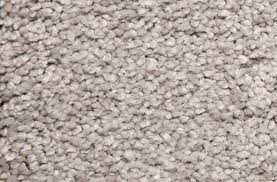
#> input picture data/backgrounds/carpet.jpeg, 277 x 182 px, given in place of 0001.png, which was not available
$ python generate_dataset.py
#> lines starting #> are read from the running program, lines starting #| are printed output that depends on the picture; pictures that were not available may be replaced by others from this repository, and a replacement may not be noted
#> further down, img is the input picture: shape (182, 277, 3); mean B, G, R 163.1, 168.6, 180.7
### augment_data.py
import numpy as np
import pandas as pd
import cv2
import os

# TODO Augmentations
# Motion blur
# Lens effects
# Research camera effects
# Change color
# Add shadow

def flip_horizontal(image):
    return np.flip(image, axis=1)

def add_noise(image, mean, sigma):
#> called with mean = 0, sigma = 30
    gauss = np.abs(np.random.normal(mean,sigma,image.shape))
    noisy = np.uint8(image + gauss)
    return noisy

def gaussian_blur(image, kernel_size = (5,5), sigma=0):
#> called with kernel_size = (5, 5), sigma = 0
    blur = cv2.GaussianBlur(image,kernel_size,sigma)
    return blur

def blur(image, kernel_size = (5,5)):
    return cv2.blur(image, kernel_size)

def change_brigthness(image, factor):
#> called with factor = 1.2
    image = image*factor
    image[image > 255] = 255
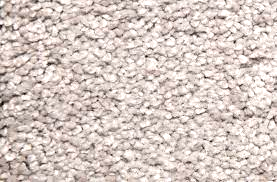
#> image: shape (182, 277, 3) float64; mean of channels 0, 1, 2 195.4, 201.9, 215; drawn as B, G, R
    return np.uint8(image*factor)

# [17 lines left out: function motion_blur, not called in this run]

# Change colour of whole picture. USing HSV to only change the colour
# Don't know how good it is, gets rather blurry around the edges
# For some reason it can't change back??
def change_colour(img, colour_add):
    #img = cv2.cvtColor(img, cv2.COLOR_BGR2HSV_FULL)
    #print(img[100])
#> called with colour_add = 150
    img_hsv = img.copy()
    for row in range(img_hsv.shape[0]):
        for col in range(img_hsv.shape[1]):
            if (img_hsv[row][col].any() > 0):
                img_hsv[row][col] = (img_hsv[row][col] + colour_add)
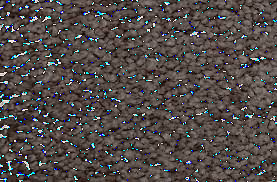
#> img_hsv: shape (182, 277, 3); mean B, G, R 72.3, 74.6, 81.6

    #print(img_hsv[100])
    #cv2.cvtColor(img_hsv, cv2.COLOR_HSV2BGR_FULL, dst=img_hsv)
    return img_hsv

IMGDIR = "data_generation/kaggle/3003"
img = cv2.imread(os.path.join(IMGDIR,"0001" + ".png"))
img_flipped = flip_horizontal(img)
img_noise = add_noise(img, 0, 30)
img_blur = gaussian_blur(img)
img_brighter = change_brigthness(img, 1.2)
img_colour = change_colour(img, 150)
img_combo = change_brigthness(add_noise(change_colour(img, 150), 0, 30),0.8)
#> call 2 of add_noise, with mean = 0, sigma = 30
#> in add_noise (call 2), `noisy = np.uint8(image + gauss)`:
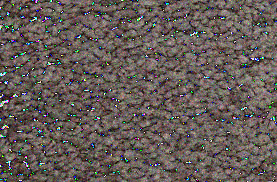
#> noisy: shape (182, 277, 3); mean B, G, R 87.4, 91.5, 101.2
#> call 2 of change_brigthness, with factor = 0.8
#> in change_brigthness (call 2), `return np.uint8(image*factor)`:
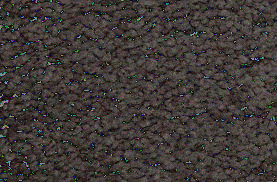
#> returned value: shape (182, 277, 3); mean of channels 0, 1, 2 55.4, 58.1, 64.3; drawn as B, G, R
img_combo = cv2.undistort(img_combo, np.array([[2, 0, 0], [0, 1, 0], [3, 2, 1]]), None)
cv2.imshow("test",img_combo)
cv2.waitKey(0)

#closing all open windows
cv2.destroyAllWindows()

### generate_synthetic.py
import cv2
import numpy as np
import pandas as pd
import os
import random

DATADIR = "data_generation"
BACKGROUNDIR = "backgrounds"


def num_to_namestring(num):
    if num < 10:
        return "000{}".format(num)

    if num < 100:
        return "00{}".format(num)

    if num < 1000:
        return "0{}".format(num)

    if num < 10000:
        return "{}".format(num)
'''
background = cv2.imread(os.path.join(DATADIR,BACKGROUNDIR,"grass.jpeg"))
background = cv2.resize(background, (600, 400), interpolation=cv2.INTER_AREA)
back_width = background.shape[1]
back_height = background.shape[0]
composition = {"3003":15,"3004":20,"3022":0,"3023":10} # currently 0 for 3022 cuz filenames bad
max_index = 400

bboxes = pd.read_csv("data/test/kaggle_bbox.csv")
# All bounding boxes for one image, in the form (label, x_low, y_low, x_high, y_high)

# Function for generation one image
def generate_image(background, composition, colour="grey"):

    # Percentage overlap in x- resp y- directions
    max_overlap = 0
    boxes = []
    for label in composition:
        for i in range(1,composition[label] + 1):
            lego_scale_factor = random.uniform(0.2, 0.5)
            rnd_index = random.randint(1, max_index)
            filename = num_to_namestring(rnd_index) + ".png"
            path = os.path.join(DATADIR,"kaggle",label,filename)
            bbox = bboxes.loc[(bboxes['filename'] == filename) & (bboxes['label'] == int(label))]
            img = cv2.imread(path)

            # Scale image
            width = int(img.shape[1] *lego_scale_factor)
            height = int(img.shape[0] *lego_scale_factor)
            dim = (width, height)

            # Augment lego piece
            img = cv2.resize(img, dim, interpolation=cv2.INTER_AREA)

            # Select colour from input. Either noo change, random colour or choose a colour
            if (colour == "random"):
                img = augment_data.change_colour(img, np.random.randint(0, 255, size=3))
            elif (colour == "grey"):
                print("grey")
            else:
                img = augment_data.change_colour(img, colour)

bboxes = pd.read_csv("data_generation/test/kaggle_bbox.csv")

            #img = augment_data.add_noise(img, 0, 30)
            # Scale bounding boxes
            x_low = int(bbox["x_low"]*lego_scale_factor)
            y_low = int(bbox["y_low"]*lego_scale_factor)
            x_high = int(bbox["x_high"]*lego_scale_factor)
            y_high = int(bbox["y_high"]*lego_scale_factor)

            #boxes.append([label, x_low, y_low, x_high, y_high])
            # Make sure the whole box is within background (could change later if we want half pieces)
            # Note: offset for bounding box
            offset_x = np.random.randint(0, back_width - x_high)
            offset_y = np.random.randint(0, back_height - y_high)

            # Check that the offset is within boundaries
            overlap = False
            while(overlap):
                overlap = False
                for box in boxes:
                    box_offset_x = (box[3] + box[1])/2
                    box_offset_y = (box[4] + box[2])/2
                    box_size_x = box[3] - box[1]
                    box_size_y = box[4] - box[2]
                    size_x = x_high - x_low
                    size_y = y_high - y_low
                    if (((size_x + box_size_x)/2 - np.abs(box_offset_x - offset_x)) > max_overlap*min(size_x/2, box_size_x/2)):
                        overlap = True
                    elif (((size_y + box_size_y)/2 - np.abs(box_offset_y - offset_y)) > max_overlap*min(size_y/2, box_size_y/2)):
                        overlap = True
                if overlap == True:
                    offset_x = np.random.randint(0, back_width - x_high)
                    offset_y = np.random.randint(0, back_height - y_high)

            for col in range(offset_x, offset_x + x_high - x_low):
                for row in range(offset_y, offset_y + y_high - y_low):
                    # Remap to coordinates for a lego piece
                    img_col = col - offset_x + x_low
                    img_row = row - offset_y + y_low
                    if (img[img_row][img_col].any() > 0):
                        background[row][col] = img[img_row][img_col]

            # Set the bounding box correctly in the background
            x_high = x_high + offset_x - x_low
            y_high = y_high + offset_y - y_low
            x_low = offset_x
            y_low = offset_y
            boxes.append([label, x_low, y_low, x_high, y_high])

    # Do things with the finished image to make it look less syntetic
    noise_mean = random.randint(-5, 5)
    noise_std = random.randint(0, 20)
    blur_kernel = random.randint(3, 10)
    background = augment_data.add_noise(background, noise_mean, noise_std)
    background = augment_data.blur(background, (blur_kernel, blur_kernel))

    return background, boxes


background, boxes = generate_image(background, composition, colour="random")
cv2.imshow("back", background)
cv2.waitKey(0)
cv2.destroyAllWindows()

show_img = background.copy()

for box in boxes:
    #print(box)
    show_img = cv2.rectangle(show_img, (int(box[1]), int(box[2])), (int(box[3]), int(box[4])), (255, 0, 0), 2)

cv2.imshow("With boxes", show_img)
cv2.waitKey(0)
cv2.destroyAllWindows()
'''

### generate_dataset.py
import cv2
import numpy as np
import pandas as pd
import os
import random
from generate_synthetic import BACKGROUNDIR, num_to_namestring
import csv
import augment_data
from generate_bbox_csv import get_bbox
## Program for generating dataset

# Directions for getting data
DATADIR_KAGGLE = "data/kaggle"
DIRS_KAGGLE = ["3003","3004","3022","3023"]
DATADIR_RAW = "data/raw_bricks"
DIRS_RAW = ["2540", "3001", "3003", "3004", "3020", "3021", "3022", "3023", "3039", "3660"]
BACKDIR = "data/backgrounds"
WRITEDIR = "data/syntetic_dataset/images"
LABELCSV = "data/syntetic_dataset/labels/labels.csv"
FORMAT = ".jpeg"

# Size of images in the dataset
WIDTH = 600
HIGTH = 400

# Specifications for the dataset
MIN_PER_IMAGE = 0
MAX_PER_IMAGE = 50

# Ratio between kaggle and real
KAGGLE_RATIO = 10

# Path to bouding boxes
bboxes = pd.read_csv("data/test/kaggle_bbox.csv")
#> (reads data/test/kaggle_bbox.csv from the repository)


def write_to_file(image, filename):
    cv2.imwrite(os.path.join(WRITEDIR,filename), image)


# Function for generation one image
def generate_image_from_list(background_name, images, colour="grey", kaggle_ratio=KAGGLE_RATIO, bbx_gen="preprocess", noise_mean=0, noise_std=0, motion_blur_factor=0, motion_blur_dir="horizontal"):
#> called with background_name = 'rug.jpeg', colour = 'grey', kaggle_ratio = 10, bbx_gen = 'preprocess', noise_mean = 0, noise_std = 0, motion_blur_factor = 0, motion_blur_dir = 'horizontal'
    background = cv2.imread(os.path.join(BACKDIR,background_name))
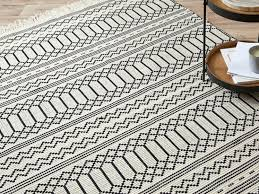
#> input picture data/backgrounds/rug.jpeg, 259 x 194 px
#> background is the input picture: shape (194, 259, 3); mean B, G, R 164.9, 172.3, 174.2
    background = cv2.resize(background, (WIDTH, HIGTH), interpolation=cv2.INTER_AREA)
#> background: shape (400, 600, 3)
    back_width = WIDTH
    back_height = HIGTH
    max_index = 400

    # Percentage overlap in x- resp y- directions
    max_overlap = 0
    boxes = []
    for image in images:
            # Find random image of the specific piece
            take_kaggle = random.randint(0, kaggle_ratio)

            if(take_kaggle == 0):
                # Pick raw image
                colour = "grey"
                filename = random.choice(os.listdir(os.path.join(DATADIR_RAW,image)))
                # Unnice solution, will solve this better later
                while (filename == 'uncut'):
                    filename = random.choice(os.listdir(os.path.join(DATADIR_RAW,image)))

                path = os.path.join(DATADIR_RAW,image,filename)
            else:
                rnd_index = random.randint(1, max_index)
                filename = num_to_namestring(rnd_index) + ".png"
                path = os.path.join(DATADIR_KAGGLE,image,filename)

            img = cv2.imread(path)
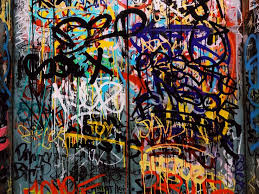
#> input picture data/backgrounds/grafitti.jpeg, 259 x 194 px, given in place of 0047.png, which was not available
#> img is the input picture: shape (194, 259, 3); mean B, G, R 70.5, 76.6, 91.4

            # Scale image. Want random between maybe 1/20 and 1/5 of image size?
            lego_height = random.randint(int(HIGTH/15), int(HIGTH/5))
            lego_scale_factor = lego_height/img.shape[0]
#> lego_scale_factor = 0.16
            lego_width = int(lego_scale_factor*img.shape[1])
#> lego_width = 41

            dim = (lego_width, lego_height)
#> dim = (41, 31)

            # Augment lego piece
            img = cv2.resize(img, dim, interpolation=cv2.INTER_AREA)
#> img: shape (31, 41, 3)

            # Use preporcessed bounding boxes. Should be fastest, but we can not get arbitrary rotation
            if (bbx_gen=="preprocess"):
                bbox = bboxes.loc[(bboxes['filename'] == filename) & (bboxes['label'] == int(image))]
                # Scale bounding boxes
                x_low = int(bbox["x_low"]*lego_scale_factor)
#> x_low = 10
                y_low = int(bbox["y_low"]*lego_scale_factor)
#> y_low = 8
                x_high = int(bbox["x_high"]*lego_scale_factor)
#> x_high = 21
                y_high = int(bbox["y_high"]*lego_scale_factor)
#> y_high = 25

            elif (bbx_gen=="rotate_image"):
                # Add choice for rotation
                degree = random.randint(0, 360)
                img = augment_data.rotate(img, degree)
                # Call bbox generation for getting the new bounding box for this rotation
                x_low, y_low, x_high, y_high = generate_bbox_csv.get_bbox(img)

            # Select colour from input. Either noo change, random colour or choose a colour
            if (colour == "random"):
                img = augment_data.change_colour(img, np.random.randint(0, 255, size=3))
            elif (colour == "grey"):
                print("grey")
            else:
                img = augment_data.change_colour(img, colour)


            # Make sure the whole box is within background (could change later if we want half pieces)
            # Note: offset for bounding box
            offset_x = np.random.randint(0, back_width - x_high)
#> offset_x = 294
            offset_y = np.random.randint(0, back_height - y_high)
#> offset_y = 146

            # Check that the offset is within boundaries
            overlap = False
            while(overlap):
                overlap = False
                for box in boxes:
                    box_offset_x = (box[3] + box[1])/2
                    box_offset_y = (box[4] + box[2])/2
                    box_size_x = box[3] - box[1]
                    box_size_y = box[4] - box[2]
                    size_x = x_high - x_low
                    size_y = y_high - y_low
                    if (((size_x + box_size_x)/2 - np.abs(box_offset_x - offset_x)) > max_overlap*min(size_x/2, box_size_x/2)):
                        overlap = True
                    elif (((size_y + box_size_y)/2 - np.abs(box_offset_y - offset_y)) > max_overlap*min(size_y/2, box_size_y/2)):
                        overlap = True
                if overlap == True:
                    offset_x = np.random.randint(0, back_width - x_high)
                    offset_y = np.random.randint(0, back_height - y_high)

            for col in range(offset_x, offset_x + x_high - x_low):
                for row in range(offset_y, offset_y + y_high - y_low):
                    # Remap to coordinates for a lego piece
                    img_col = col - offset_x + x_low
                    img_row = row - offset_y + y_low
                    if (img[img_row][img_col].any() > 0):
                        background[row][col] = img[img_row][img_col]
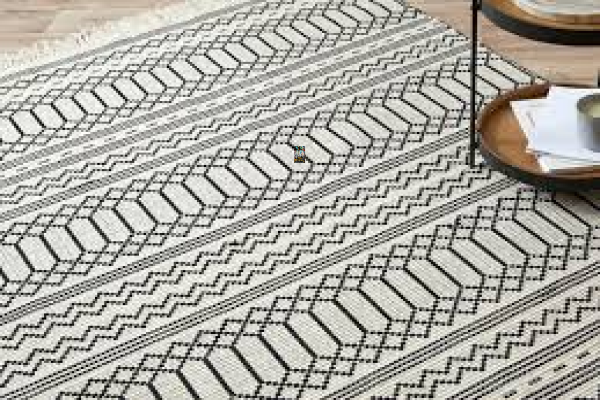
#> background: shape (400, 600, 3); mean B, G, R 164.8, 172.2, 174.1

            # Set the bounding box correctly in the background
            x_high = x_high + offset_x - x_low
#> x_high = 305
            y_high = y_high + offset_y - y_low
#> y_high = 163
            x_low = offset_x
#> x_low = 294
            y_low = offset_y
#> y_low = 146
            boxes.append([image, x_low, y_low, x_high, y_high])

    # Always blur a little to remove lines between background and lego pieces
    background = augment_data.blur(background)

    # Add desired noise and motion blur
    background = augment_data.add_noise(background, noise_mean, noise_std)
    background = augment_data.motion_blur(background, motion_blur_dir, motion_blur_factor)

    return background, boxes


# List of backgrounds as strings
# List of images as strings
def build_dataset(backgrounds, images, size):
    label_boxes = pd.DataFrame(columns=["Image name", "Label", "X-low", "Y-low", "X-high", "Y-high"])
    for i in range(size):
        background = random.choice(backgrounds)
        num_of_elements = random.randint(MIN_PER_IMAGE, MAX_PER_IMAGE)
        elements = random.choices(images, k=num_of_elements)

            # Some randnoise_
        noise_mean = random.randint(-3, 3)
        noise_std = random.randint(0, 10)
        image, boxes = generate_image_from_list(background, elements, colour="grey")
        filename = str(i) + FORMAT
        write_to_file(image, filename)
        for box in boxes:
            label_boxes = label_boxes.append({"Image name":filename,"Label":box[0],
                                            "X-low":box[1],"Y-low":box[2],
                                            "X-high":box[3],"Y-high":box[4]}, ignore_index=True)

        if (i % 100 == 0):
            print("Image number: " + str(i) + " finished")
    label_boxes.to_csv(LABELCSV, index=False)


images = ["3003", "3004", "3022", "3023"]
backgrounds = os.listdir(BACKDIR)
#> (the run stopped early here; a loop or call above may not have finished)
